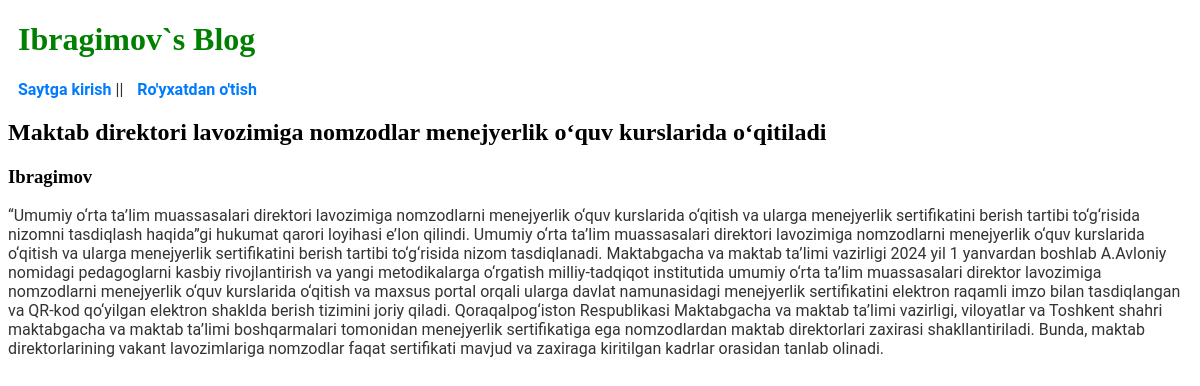
The app's page /post/4/ with its own data.
### blog/models.py (models this page shows, shortened)
class Post(models.Model):
    title = models.CharField(max_length=200)
    author = models.ForeignKey(
        'auth.User',
        on_delete=models.CASCADE
    )
    body = models.TextField()

### blog/views.py (the view)
# urls.py: path('post/<int:pk>/', FullPostViews.as_view(), name='full_post'),
class FullPostViews(DeleteView):
    model = Post
    template_name = 'full_post.html'

### templates/full_post.html (shortened to what this page needs)
<!DOCTYPE html>
<html lang="en">
<head>
    <link rel="stylesheet" href="../static/css/styles.css">
</head>
<body>
    {%extends 'base.html'%}
    {%block content%}
    <div class="blogPost">
        <h2>{{post.title}}</h2>
        <h3>{{post.author}}</h3>
        <p>{{post.body}}</p>
    </div>
    <br>
    {%endblock content%}

### static/css/styles.css (style rules this page uses)
p { font-family: 'Roboto', sans-serif; font-size: 16px; color: #333; }

### templates/full_post.html (style rules this page uses)
p { font-family: 'Roboto', sans-serif; font-size: 16px; color: #333; }

### templates/base.html (style rules this page uses)
p { font-family: 'Roboto', sans-serif; font-size: 16px; color: #333; }

### records on screen
Post: title "Maktab direktori lavozimiga nomzodlar menejyerlik o‘quv kurslarida o‘qitiladi", author "Ibragimov", body "“Umumiy o‘rta ta’lim muassasalari direktori lavozimiga nomzodlarni menejyerlik o‘quv kurslarida o‘qitish va ularga menejyerlik sertifikatini berish tartibi to‘g‘risida nizomni tasdiqlash haqida”gi hukumat qarori loyihasi e’lon qilindi. Umumiy o‘rta ta’lim muassasalari direktori lavozimiga nomzodlarni menejyerlik o‘quv kurslarida o‘qitish va ularga menejyerlik sertifikatini berish tartibi to‘g‘risida nizom tasdiqlanadi. Maktabgacha va maktab ta’limi vazirligi 2024 yil 1 yanvardan boshlab A.Avloniy nomidagi pedagoglarni kasbiy rivojlantirish va yangi metodikalarga o‘rgatish milliy-tadqiqot institutida umumiy o‘rta ta’lim muassasalari direktor lavozimiga nomzodlarni menejyerlik o‘quv…"
